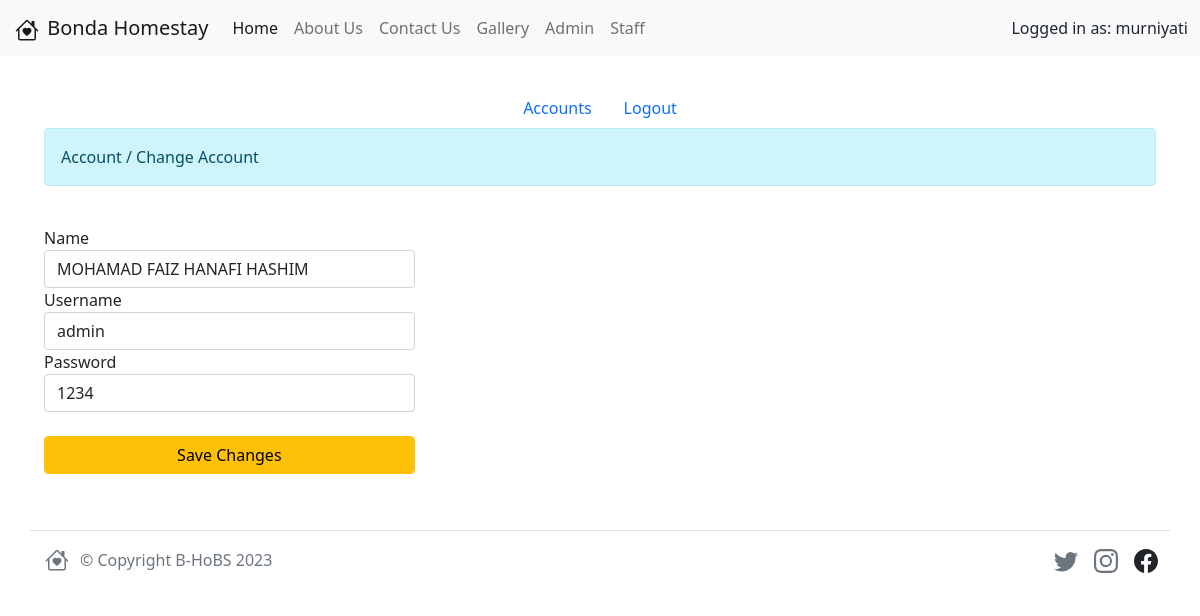
/index.php?p=edit-account-staff&username=admin (signed in), run on the app's committed database.
### tables this page shows
CREATE TABLE `staff` (
  `id` int(11) NOT NULL,
  `name` varchar(255) NOT NULL,
  `nokp` int(255) NOT NULL,
  `username` varchar(255) NOT NULL,
  `password` varchar(255) NOT NULL,
  PRIMARY KEY (`id`)
);

### includes/database.php (called while the page is built, shortened)
<?php
class Database
{
	var $sql_string = '';
	private $conn;
	public function open_connection()
	{
		$this->conn = mysqli_connect(DB_SERVER, DB_USER, DB_PASS);
		if (!$this->conn) {
			echo "Problem in database connection! Contact administrator!";
			exit();
		} else {
			$db_select = mysqli_select_db($this->conn, DB_NAME);
		}
	}
	function set_query($sql = '')
	{
		$this->sql_string = $sql;
	}
	function execute_query()
	{
		$result = mysqli_query($this->conn, $this->sql_string);
		return $result;
	}
	private function confirm_query($result)
	{
		return $result;
	}
	function load_result_list($key = '')
	{
		$cur = $this->execute_query() or die("Something wrong in includes/database.php around line 61");
		$array = array();
		while ($row = mysqli_fetch_object($cur)) {
			if ($key) {
				$array[$row->$key] = $row;
			} else {
				$array[] = $row;
			}
		}
		return $array;
	}
}
$mydb = new Database();

### admin/edit_account_staff.php (the view, shortened to what this page needs)
<?php
global $mydb;
require_once 'src/admin_navbar.php';
?>
<div class="container-fluid">
	<div class="panel panel-default">
		<div class="panel-body">
			<div class="alert alert-info">Account / Change Account</div>
			<?php
			$query = "SELECT * FROM `staff` WHERE `username` = '$_REQUEST[username]'";
			$mydb->set_query($query);
			$result = $mydb->load_result_list() or die("Something wrong in admin/edit_account_staff.php around line 17");
			foreach ($result as $val) {
			?>
				<br />
				<div class="col-md-4">
					<form method="POST">
						<div class="form-group">
							<label>Name </label>
							<input type="text" class="form-control" value="<?php echo $val->name ?>" name="name" />
						</div>
						<div class="form-group">
							<label>Username </label>
							<input type="text" class="form-control" value="<?php echo $val->username ?>" name="username" />
						</div>
						<div class="form-group">
							<label>Password </label>
							<input type="text" class="form-control" value="<?php echo $val->password ?>" name="password" />
						</div>
						<br />
						<div class="form-group">
							<button name="edit_account_staff" class="btn btn-warning form-control"><i class="glyphicon glyphicon-edit"></i> Save Changes</button>
						</div>
					</form>
				</div>
			<?php } ?>
		</div>
	</div>
</div>

### index.css (style rules this page uses)
body { width: 100vw; }

### data on the page
staff: name "MOHAMAD FAIZ HANAFI HASHIM", username "admin", password "1234"

### other printed values
$_SESSION['admin_name'] "murniyati"
